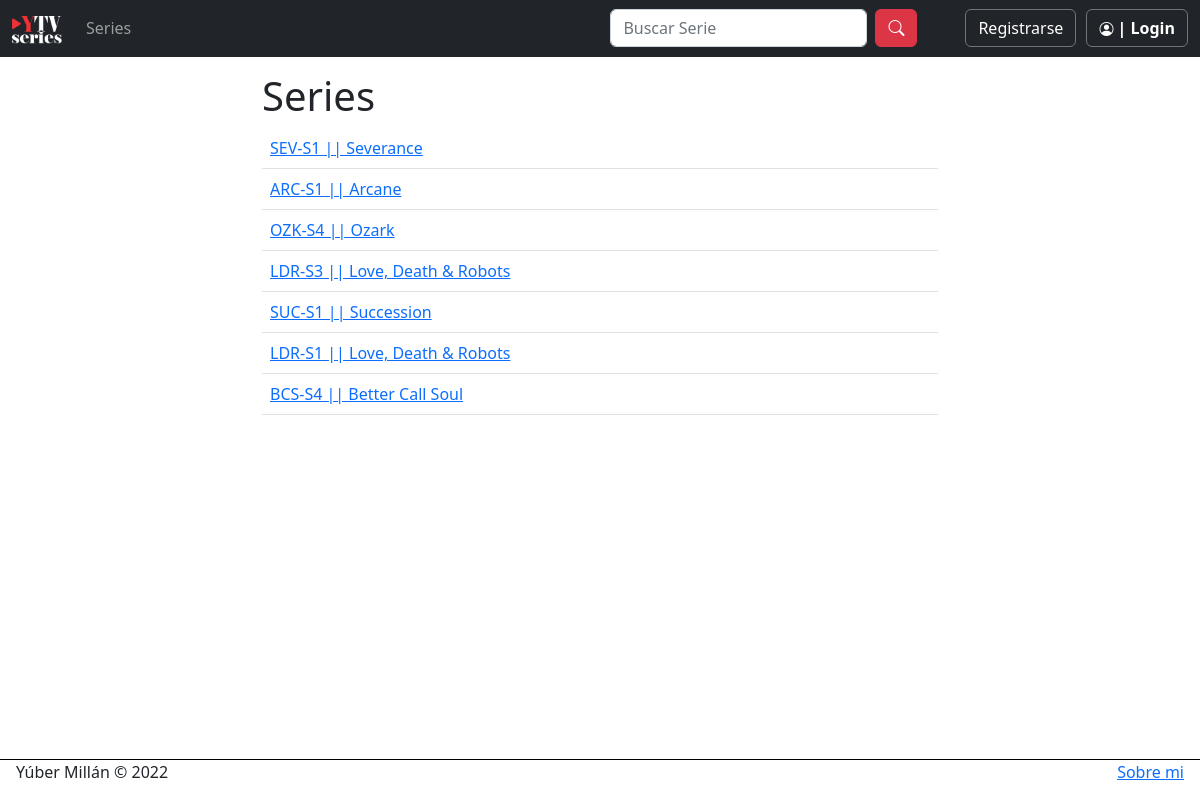
The app's page /paginas/series with its own data.
### paginas/models.py (models this page shows)
class Serie(models.Model):
    codserie = models.CharField(max_length=25, null=True, blank=True, default=None)
    nombre = models.CharField(max_length=50)
    tipo = models.CharField(max_length=30)
    plataforma = models.CharField(max_length=30)
    fecha = models.DateField(default=2000)
    episodio = models.IntegerField()
    temporada = models.IntegerField()
    terminada = models.BooleanField(null=True, blank=True, default=False)
    sinopsis = models.TextField()
    imagen=models.ImageField(upload_to = 'series', null=True, blank=True)
    def __str__(self):
        return f"{self.codserie} || {self.nombre} "

### paginas/views.py (the view)
# urls.py: path("series", views.SerieList.as_view(), name="SerieList"),
class SerieList(ListView):
    model = Serie
    template_name = "/paginas/series.html"

### paginas/templates/paginas/serie_list.html (shortened to what this page needs)
{% extends 'layout.html' %}
{% block contenido %}
    <h1>Series</h1>
    <table class="table">
        {% for tvserie in object_list %}
            <tr>
                <td style="max-width: 200px;"><a href="{% url 'VerSerie' tvserie.codserie %}">{{ tvserie }}</a></td>
            </tr>
        {% endfor %}
    </table>
{% endblock contenido %}

### records on screen
Serie: codserie+nombre "SEV-S1 || Severance"
Serie: codserie+nombre "ARC-S1 || Arcane"
Serie: codserie+nombre "OZK-S4 || Ozark"
Serie: codserie+nombre "LDR-S3 || Love, Death & Robots"
Serie: codserie+nombre "SUC-S1 || Succession"
Serie: codserie+nombre "LDR-S1 || Love, Death & Robots"
Serie: codserie+nombre "BCS-S4 || Better Call Soul"
